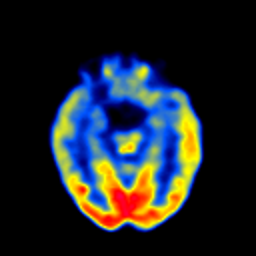
%> input picture Medical_Images/med_FA_func_01.png, 256 x 256 px
$ octave Demo_med_color.m   (GNU Octave 9; MATLAB toolbox functions it lacks are replaced by stand-ins)
%> lines starting %> are read from the running program, lines starting %| are printed output that depends on the picture
### utilities/DCT.m
function D = DCT(K,bb)

    Pn=ceil(sqrt(K));
    D=zeros(bb,Pn);
    for k=0:1:Pn-1
        V=cos([0:1:bb-1]'*k*pi/Pn);
        if k>0, V=V-mean(V); end

        D(:,k+1)=V/norm(V);
    end
    D=kron(D,D);

    D = D(:,1:K);

### perform_Corr_Ind_Decomp.m
function [Iz1,Iz2,Ie1,Ie2,D1,D2,A1,A2] = perform_Corr_Ind_Decomp(I1,I2,D1,D2,opts)
% Decomposition of a pair of images (I1 and I2) into their inter-modality
% dependent components (Iz1 and Iz2) and their inter-modality independent
% components (Ie1 and Ie2), via coupled feature learning and independent
% components approximation.
%
% Inputs:
%   I1:               input 1
%   I2:               input 2
%   D1:               dictionary 1
%   D2:               dictionary 2
%   (optionals:)
%   opts.DL           perform dictionary learning (true-false, default true)
%   opts.Numiters     number of decomosition iterations (default 5)
%   opts.k            number of nonzero entries in saprse vectors (default 10)
%   opts.DLiters      number of Dictionary leaning iterations (default 5)
%   opts.rho          optimization penalty term (default 10)
%   opts.ss           sliding step for patch extaction (default 1)
%   opts.print        print the results (true-false, default false)
%   opts.plot         plot the decomposed components (true-false, default false)
%
% Outputs
%   Iz1,Iz2           the correlated components
%   Ie1,Ie2           the independent components
%   D1,D2             the dictionaries (updated if opts.DL is true)
%   A1,A2             sparse representation matrices with identical support

%%%%%%%%%%%%%%%%%%%%%%%%%%%%%%%%%%%%%%%%%%%%%%%%%%%%%%%%%%%%%%%%%%%%%%%%%%%%%%%%%%
if ~isfield(opts,'ss')
    opts.ss = 1;
end

if ~isfield(opts,'plot')
    opts.plot = false;
end

if ~isfield(opts,'delta')
    opts.delta = 1e-6;
end

if ~isfield(opts,'print_res')
    opts.print_res = false;
end

d = opts.delta;
bb = sqrt(size(D1,1));
[nr,nc] = size(I1);


X1 = mexExtractPatches(I1,bb,opts.ss);
X2 = mexExtractPatches(I2,bb,opts.ss);

[Z1,Z2,E1,E2,D1,D2,A1,A2] = Corr_Ind_Decomp_Alg(X1,X2,D1,D2,opts);

Ie1 = mexCombinePatches(E1,zeros(nr, nc),bb,0,opts.ss);
Ie2 = mexCombinePatches(E2,zeros(nr, nc),bb,0,opts.ss);

Iz1 = [];
Iz2 = [];

if opts.print_res == true
V1 = std(E1,1);
V2 = std(E2,1);
V12 = V1.*V2;
inds = (V12.^2>d);

C = abs(((E1(:,inds)- mean(E1(:,inds))).*(E2(:,inds)-mean(E2(:,inds))))./sqrt(V12(:,inds)));
Fvals(2) = mean(C(:));
Iz1 = mexCombinePatches(Z1,zeros(nr, nc),bb,0,opts.ss);
Iz2 = mexCombinePatches(Z2,zeros(nr, nc),bb,0,opts.ss);
Fvals(1) = immse([I1 I2], [Iz1+Ie1 Iz2+Ie2]);
fprintf('Decomposition results: \n');
fprintf(' avg. MSE \t avg. abs corr \n');
fprintf('%10.3e \t %10.3e \n', Fvals(1),Fvals(2));
end


if opts.plot == true
    Iz1 = mexCombinePatches(Z1,zeros(nr, nc),bb,0,opts.ss);
    Iz2 = mexCombinePatches(Z2,zeros(nr, nc),bb,0,opts.ss);
    figure(111), colormap(gray)

    subplot(231);
    imagesc(I1),colorbar
    ax = gca;
    axis(ax,'off')
    xlabel(ax,'I_1')
    ax.XLabel.Visible = 'on';

    subplot(232);
    imagesc(Iz1),colorbar
    ax = gca;
    axis(ax,'off')
    xlabel(ax,'I^z_1')
    ax.XLabel.Visible = 'on';

    subplot(233);
    imagesc(Ie1),colorbar
    ax = gca;
    axis(ax,'off')
    xlabel(ax,'I^e_1')
    ax.XLabel.Visible = 'on';


    subplot(234);
    imagesc(I2),colorbar
    ax = gca;
    axis(ax,'off')
    xlabel(ax,'I_2')
    ax.XLabel.Visible = 'on';

    subplot(235);
    imagesc(Iz2),colorbar
    ax = gca;
    axis(ax,'off')
    xlabel(ax,'I^z_2')
    ax.XLabel.Visible = 'on';

    subplot(236);
    imagesc(Ie2),colorbar
    ax = gca;
    axis(ax,'off')
    xlabel(ax,'I^e_2')
    ax.XLabel.Visible = 'on';


end

end

### Demo_med_color.m
%%% color-greyscale mutimodal image fusion (functional-anatomical)

clear
% clc
addpath('utilities');

%% parameters

opts.T = 3; % maximum nnonzero entries in sparse vectors
opts.rho = 10; % optimization penalty term
opts.print_res = true; % print decomposition results

%% loading input images

I1rgb = double(imread(['Medical_Images\'  'med_FA_func_01.png']))/255;
I1ycbcr = rgb2ycbcr(I1rgb);
%> I1ycbcr: size 256x256x3 double; mean of channels 1, 2, 3 0.181, 0.513, 0.492
I1 = I1ycbcr(:,:,1);
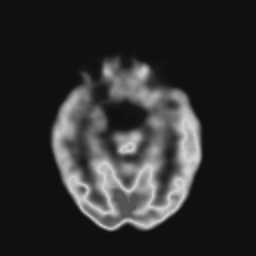
%> I1: size 256x256 double; min 0.0627, max 0.824, mean 0.181
I2 = double(imread(['Medical_Images\' 'med_FA_anat_01.png']))/255;
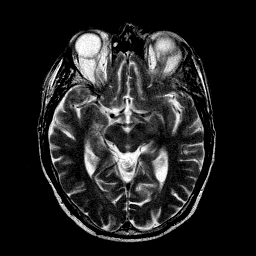
%> input picture Medical_Images/med_FA_anat_01.png, 256 x 256 px
%> I2: size 256x256 double; min 0, max 1, mean 0.136
if size(I2,3)>1, I2 = rgb2gray(I2); end

%% performing decomposition and fusion

n = 16; b = 8;
D0 = DCT(n,b);  % initializing the dictionaries with DCT matrices

tic;
[~,~,Ie1,Ie2,D1,D2,A1,A2] = perform_Corr_Ind_Decomp(I1,I2,D0,D0,opts); % Decomposition
%> the run ends on the next line
